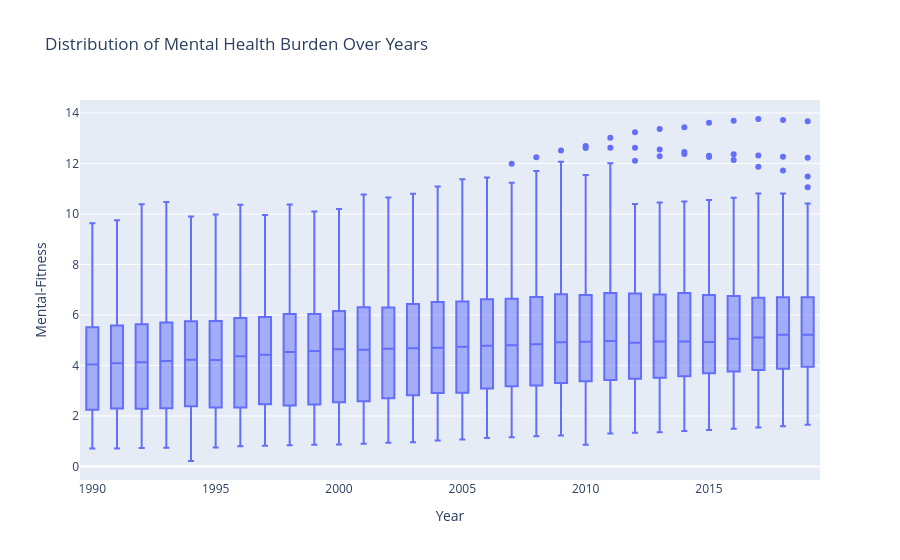

Notebook source saved alongside this figure:
### Code cell
fig = px.box(data, x='Year', y='Mental-Fitness', title="Distribution of Mental Health Burden Over Years")
fig.show()

### Figure 1 — Plotly figure (JSON) as saved in the notebook; plotly's stock layout.template omitted (floating-point values rounded to 4 significant figures; data arrays with more than 128 entries replaced by an {"elided": "..."} marker saying what was removed)
{"data": [{"alignmentgroup": "True", "hovertemplate": "Year=%{x}<br>Mental-Fitness=%{y}<extra></extra>", "legendgroup": "", "marker": {"color": "#636efa"}, "name": "", "notched": false, "offsetgroup": "", "orientation": "v", "showlegend": false, "type": "box", "x": {"elided": "6840 int values"}, "x0": " ", "xaxis": "x", "y": {"elided": "6840 float values"}, "y0": " ", "yaxis": "y"}], "layout": {"boxmode": "group", "legend": {"tracegroupgap": 0}, "title": {"text": "Distribution of Mental Health Burden Over Years"}, "xaxis": {"anchor": "y", "domain": [0, 1], "title": {"text": "Year"}}, "yaxis": {"anchor": "x", "domain": [0, 1], "title": {"text": "Mental-Fitness"}}}}
